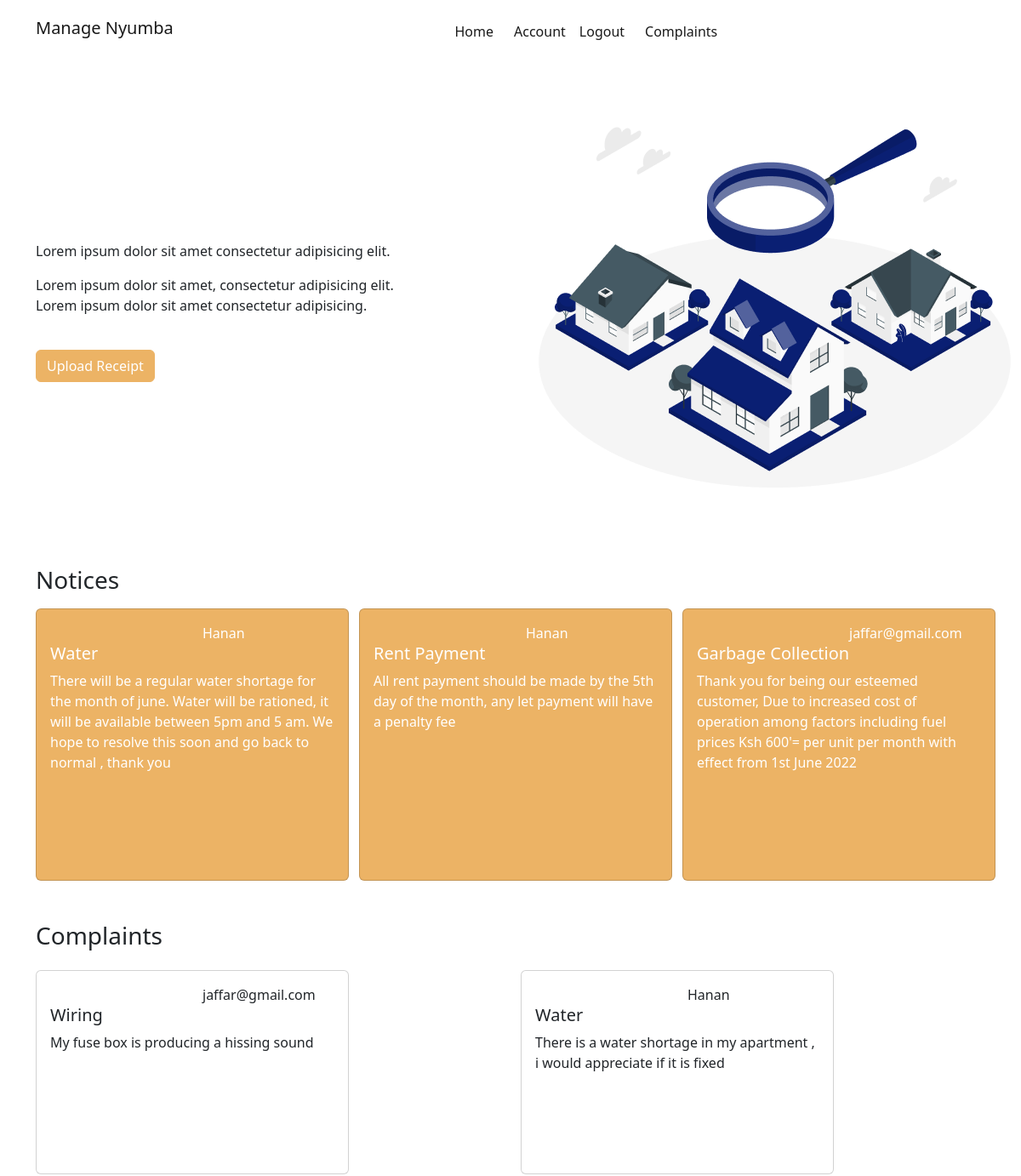
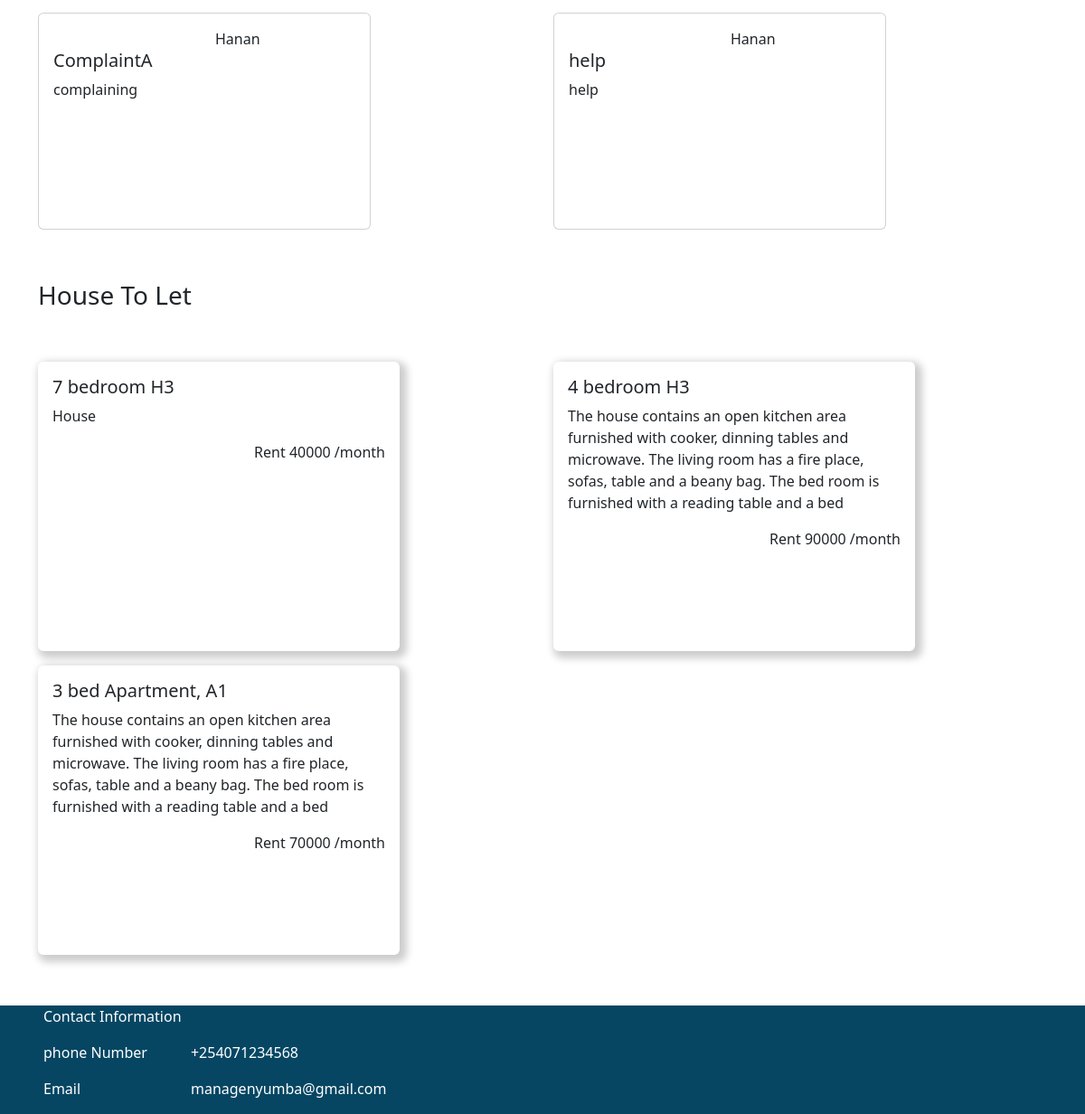
Screenshot of / (signed in) with the database file from the repository (2 pictures, top to bottom).
### app/models.py (models this page shows, shortened)
class Notice (db.Model):
  id=db.Column(db.Integer,primary_key=True)
  title=db.Column(db.String,nullable=False)
  content=db.Column(db.String,nullable=False)
  date_created = db.Column(db.DateTime, nullable=False, default=datetime.utcnow)
  user_id = db.Column(db.Integer, db.ForeignKey('user.id'), nullable=False)

class User(db.Model,UserMixin):
  id=db.Column(db.Integer,primary_key=True)
  username=db.Column(db.String,nullable=False,unique=True)
  phoneNumber=db.Column(db.String,nullable=False)
  houseNumber=db.Column(db.String,nullable=False)
  typeUser= db.Column(db.String,nullable=False)
  email=db.Column(db.String,nullable=False,unique=True)
  password=db.Column(db.String,nullable=False)
  image_file=db.Column(db.String(20),nullable=False,default='default.jpg')
  receipt = db.relationship('Receipts', backref='author', lazy=True)
  notice = db.relationship('Notice', backref='noticeAuthor', lazy=True)
  complaint = db.relationship('Complaints', backref='complaintauthor', lazy=True)
  tolet = db.relationship('Complaints', backref='letAuthor', lazy=True)

class Complaints(db.Model):
  id=db.Column(db.Integer,primary_key=True)
  title=db.Column(db.String,nullable=False)
  content=db.Column(db.String,nullable=False)
  date_created = db.Column(db.Date, nullable=False, default=datetime.utcnow)
  user_id = db.Column(db.Integer, db.ForeignKey('user.id'), nullable=False)

class ToLet(db.Model):
  id=db.Column(db.Integer,primary_key=True)
  houseType=db.Column(db.String,nullable=False)
  description=db.Column(db.String,nullable=False)
  rent=db.Column(db.String,nullable=False)
  date_created = db.Column(db.DateTime, nullable=False, default=datetime.utcnow)
  user_id = db.Column(db.Integer, db.ForeignKey('user.id'), nullable=False)

### app/main/route.py (the view)
@main.route('/')
def home():
    tolet=ToLet.query.order_by(desc(ToLet.date_created)).all()
    notice=Notice.query.order_by(desc(Notice.date_created)).all()
    complaint=Complaints.query.order_by(desc(Complaints.date_created)).all()
    return render_template('home.html',notice=notice,complaint=complaint,tolet=tolet)

### app/models.py (called while the page is built)
@login_manager.user_loader
def login_manager(user_id):
  return User.query.get(int(user_id))

### app/templates/home.html (shortened to what this page needs)
{% extends 'base.html' %}
{% block body %}
<div class="container">
  <div class="row align-items-center">
    <div class="col-md-6 ">
      <p> Lorem ipsum dolor sit amet consectetur adipisicing elit.</p>
      <p> Lorem ipsum dolor sit amet, consectetur adipisicing elit. <br>
        Lorem ipsum dolor sit amet consectetur adipisicing.</p>
      <a href="{{url_for('posts.create')}}"><button class="btn btn-secondary mt-4">Upload Receipt</button></a>
    </div>
    <div class="col-md-6">
      <img src="./../static/landingPage.png" alt="">
    </div>
  </div>
  <p class="h3 mb-3">Notices</p>
  <div class="row">
    {% for notice in notice %}
    <div class="col-md-4">
      <div class="card notice" style="width: 23rem;">
        <div class="card-body">
          <div class="row">
            <div class="col-md-6"></div>
            <div class="col-md-6">{{notice.noticeAuthor.username}}</div>
          </div>
          <h5 class="card-title">{{notice.title}}</h5>
          <p class="card-text">{{notice.content}}</p>
        </div>
      </div>
    </div>
    {% endfor %}
  </div>
  <p class="h3 mt-5 align-items-center ">Complaints</p>
  <div class="row mb-5 mt-3">
    {% for complaint in complaint %}
    <div class="col-md-6">
      <div class="card complaint my-2" style="width: 23rem;">
        <div class="card-body">
          <div class="row">
            <div class="col-md-6"></div>
            <div class="col-md-6">{{complaint.letAuthor.username}}</div>
          </div>
          <h5 class="card-title">{{complaint.title}}</h5>
          <p class="card-text">{{complaint.content}}</p>
        </div>
      </div>
    </div>
    {% endfor %}
  </div>
  <p class="h3 mb-5">House To Let</p>
  <div class="row my-3 mb-5">
    {% for tolet in tolet %}
    <div class="col-md-6">
      <div class="card house my-2 tolet" style="width: 25rem;">
        <div class="card-body">
          <h5 class="card-title">{{tolet.houseType}}</h5>
          <p class="card-text">{{tolet.description}}</p>
          <div class=" d-flex justify-content-between">
            <p>Rent {{tolet.rent}} /month</p>
          </div>
        </div>
      </div>
    </div>
    {% endfor %}
  </div>
</div>
<div class="foot">
  <p class="text-white mx-5">Contact Information</p>
  <div class="d-flex mx-5">
    <div>
      <p class="text-white">phone Number</p>
      <p class="text-white">Email</p>
    </div>
    <div>
      <p class="mx-5 text-white">+254071234568</p>
      <p class="mx-5 text-white">managenyumba@gmail.com</p>
    </div>
  </div>
</div>
{% endblock %}

### app/static/main.css (style rules this page uses)
* { margin: 0; padding: 0; }
body { overflow-x: hidden; }
.btn-secondary,.btn-secondary:hover { background-color: #ECB365 !important; border-color: #ECB365 !important; box-shadow:none !important; }
.foot { background-color: #064663; }
.house { box-shadow: 4px 4px 8px 4px rgba(0,0,0,0.2); transition: 0.3s; border:none }
::placeholder { color: #FFFFFF; }
.tolet { height: 40vh; }
.complaint { height: 30vh; }
.notice { background-color: #ECB365; color:#FFFFFF; height:40vh; }

### rows the page displays
Notice: noticeAuthor.username "Hanan", title "Water", content "There will be a regular water shortage for the month of june. Water will be rationed, it will be available between 5pm and 5 am. We hope to resolve this soon and go back to normal , thank you"
Notice: noticeAuthor.username "Hanan", title "Rent Payment", content "All rent payment should be made by the 5th day of the month, any let payment will have a penalty fee"
Notice: noticeAuthor.username "jaffar@gmail.com", title "Garbage Collection", content "Thank you for being our esteemed customer, Due to increased cost of operation among factors including fuel prices Ksh 600'= per unit per month with effect from 1st June 2022"
Complaints: letAuthor.username "jaffar@gmail.com", title "Wiring", content "My fuse box is producing a hissing sound"
Complaints: letAuthor.username "Hanan", title "Water", content "There is a water shortage in my apartment , i would appreciate if it is fixed"
Complaints: letAuthor.username "Hanan", title "ComplaintA", content "complaining"
Complaints: letAuthor.username "Hanan", title "help", content "help"
ToLet: houseType "7 bedroom H3", description "House", rent "40000"
ToLet: houseType "4 bedroom H3", description "The house contains an open kitchen area furnished with cooker, dinning tables and microwave. The living room has a fire place, sofas, table and a beany bag. The bed room is furnished with a reading table and a bed", rent "90000"
ToLet: houseType "3 bed Apartment, A1", description "The house contains an open kitchen area furnished with cooker, dinning tables and microwave. The living room has a fire place, sofas, table and a beany bag. The bed room is furnished with a reading table and a bed", rent "70000"
